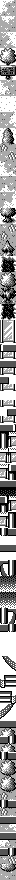

Below is a game level as drawn by its tile map, then a one-line description and the .tmx file that defines it, in full:
An orthogonal 2x110 tile map with 8x8 px tiles, 1 tile layer (metatiles), 3 tilesets.

<map height="110" orientation="orthogonal" renderorder="right-down" tileheight="8" tilewidth="8" width="2">
	<tileset firstgid="1" tilewidth="8" tileheight="8">
		<image source="../../../gfx/tilesets/image_16_4c50.png" />
	</tileset>
	<tileset firstgid="55" tilewidth="8" tileheight="8">
		<image source="../../../gfx/tilesets/gfx_017_66ce.png" />
	</tileset>
	<tileset firstgid="76" tilewidth="8" tileheight="8">
		<image source="../../../gfx/tilesets/gfx_051_6440.png" />
	</tileset>
	<layer height="110" id="1" name="metatiles" width="2">
		<data encoding="csv">
2, 4,
3, 5,
6, 8,
7, 9,
10, 12,
11, 13,
14, 16,
15, 17,
18, 20,
19, 21,
22, 24,
23, 25,
26, 28,
27, 29,
30, 31,
7, 32,
33, 35,
34, 36,
37, 38,
7, 39,
40, 42,
41, 43,
30, 38,
44, 45,
30, 47,
46, 48,
49, 51,
50, 52,
30, 39,
37, 53,
55, 57,
56, 58,
59, 61,
60, 62,
63, 65,
64, 66,
67, 69,
68, 70,
71, 73,
72, 74,
76, 78,
77, 79,
80, 82,
81, 83,
80, 82,
83, 83,
80, 82,
83, 84,
80, 82,
85, 85,
80, 82,
86, 83,
80, 82,
83, 87,
88, 90,
89, 80,
91, 90,
82, 80,
91, 92,
82, 88,
83, 83,
93, 93,
94, 90,
88, 80,
91, 88,
82, 89,
95, 83,
85, 85,
83, 83,
85, 85,
96, 89,
97, 95,
98, 98,
99, 99,
98, 98,
100, 101,
89, 102,
95, 103,
83, 95,
85, 85,
85, 85,
85, 85,
104, 105,
85, 106,
107, 109,
108, 110,
109, 111,
110, 112,
113, 115,
114, 85,
83, 83,
63, 65,
83, 95,
63, 65,
95, 83,
63, 65,
64, 66,
63, 65,
64, 66,
37, 38,
95, 83,
37, 38,
83, 83,
7, 32,
83, 83,
23, 25,
83, 95,
30, 39,
64, 66,
7, 9</data>
	</layer>
</map>
